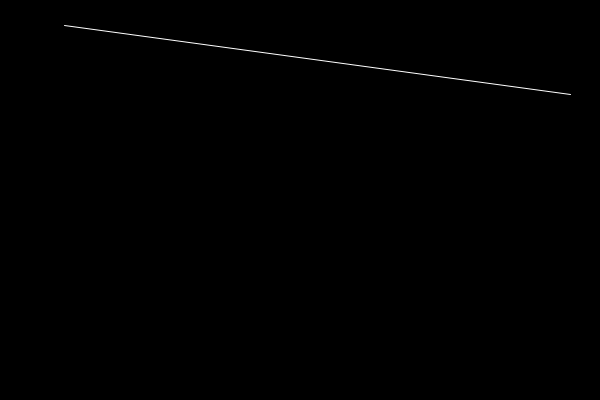
Frame 1 (no input)
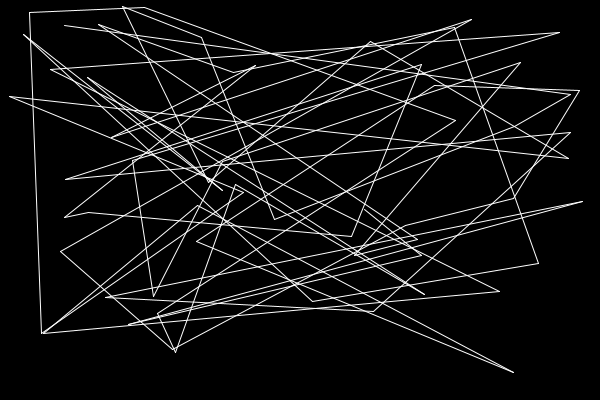
Frame 60 (the mouse pressed at the canvas centre just before this capture)
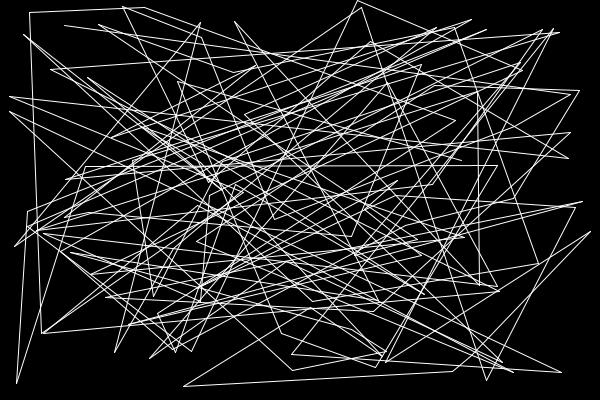
Frame 120 (the mouse held since frame 60 and released just before this capture)

The Processing sketch that drew these frames (run headless with seeded random() and noise(); from frame 60 on, the mouse is pressed at the canvas centre):

// Processing sketch: random_line
// ── random_line.pde
void setup(){
  size(600,400);
  background(0);
}

float x1 = random(width);
float y1 = random(height);

void draw(){
  stroke(255);
  float x2 = random(width);
  float y2 = random(height);
  
  line(x1,y1,x2,y2);
  
  x1=x2;
  y1=y2;
}
